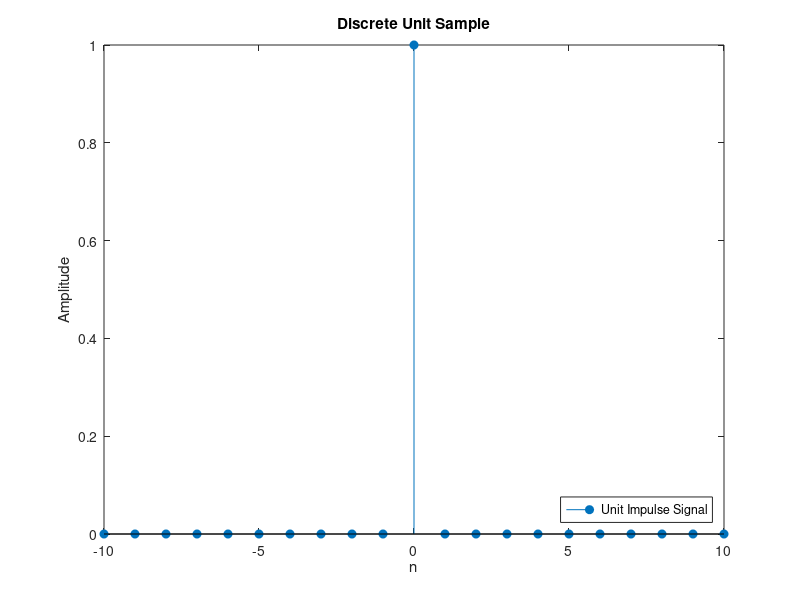

Here is the MATLAB script that generated this plot:
n = -10:10;
x = zeros(size(n));

% Loop Circular 
for i = 1:length(n)
  if (n(i) == 0)
    x(i) = 1;
  end
end

% Stem the graph parameters
stem(n,x,'filled');
title 'Discrete Unit Sample';
ylabel('Amplitude');
xlabel('n');
legend ('Unit Impulse Signal','Location','southeast');

% Determine lim values
xlim([min(n), max(n)]);
ylim([0,1]);
